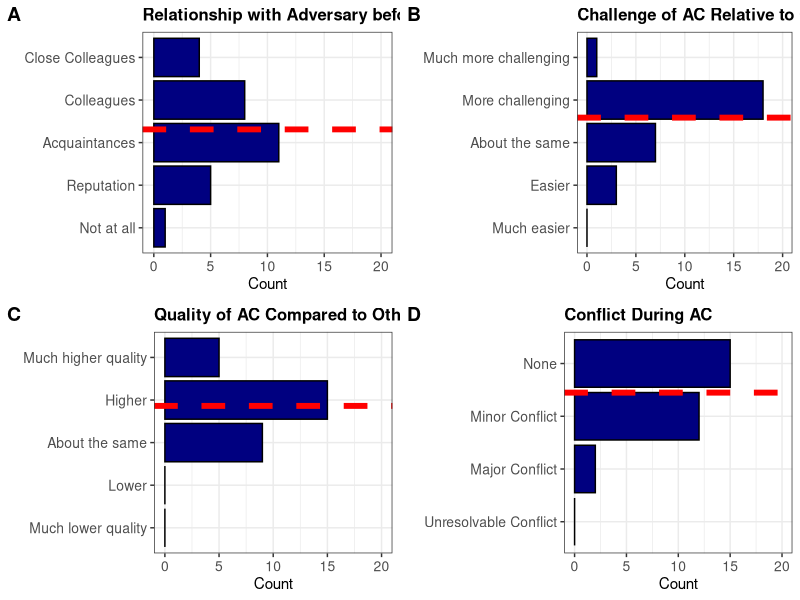
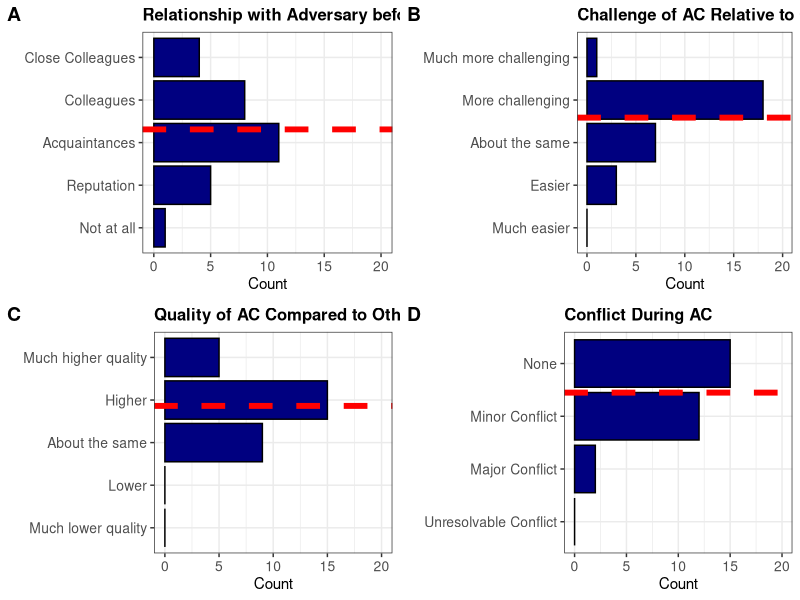

These figures' R source, in order:
# Load required libraries
library(ggplot2)
library(ggpubr)

# Create data frames for each question
adversary_knowledge <- data.frame(
  Category = c("Not at all", "Reputation", "Acquaintances", "Colleagues", "Close Colleagues"),
  Count = c(1, 5, 11, 8, 4)
)

challenge_level <- data.frame(
  Category = c("Much easier", "Easier", "About the same", "More challenging", "Much more challenging"),
  Count = c(0, 3, 7, 18, 1)
)

quality_rating <- data.frame(
  Category = c("Much lower quality", "Lower", "About the same", "Higher", "Much higher quality"),
  Count = c(0, 0, 9, 15, 5)
)

conflict_level <- data.frame(
  Category = c("Unresolvable Conflict", "Major Conflict", "Minor Conflict", "None"),
  Count = c(0, 2, 12, 15)
)

# Function to create bar plots with mean lines
create_bar_plot <- function(data, title) {
  # Assign numeric values to categories for mean calculation
  data$Numeric <- seq(0, nrow(data) - 1)  # 0, 1, 2, ... for categories
  
  # Calculate the weighted mean
  weighted_mean <- sum(data$Numeric * data$Count) / sum(data$Count)
  
  ggplot(data, aes(x = Count, y = reorder(Category, Numeric))) +
    geom_bar(stat = "identity", fill = "navy", color = "black") +
    geom_hline(yintercept = weighted_mean +1, color = "red", linetype = "dashed", size = 2) +
    labs(title = title, x = "Count", y = "") +
    xlim(0, 20) + # Set consistent x-axis limits
    theme_bw() +
    theme(axis.text.y = element_text(size = 10),
          axis.text.x = element_text(size = 10),
          plot.title = element_text(size = 12, face = "bold"))
}



# Create individual plots
plot1 <- create_bar_plot(adversary_knowledge, "Relationship with Adversary before AC")
plot2 <- create_bar_plot(challenge_level, "Challenge of AC Relative to Other Studies")
plot3 <- create_bar_plot(quality_rating, "Quality of AC Compared to Other Works")
plot4 <- create_bar_plot(conflict_level, "Conflict During AC")

# Arrange plots in a 2x2 grid using ggarrange
final_plot <- ggarrange(plot1, plot2, plot3, plot4,
                        ncol = 2, nrow = 2,
                        labels = c("A", "B", "C", "D"))

# Display the final plot
print(final_plot)
ggsave("Figure.png", 
       plot = final_plot, 
       width = 11, 
       height = 7, 
       dpi = 200, 
       units = "in")


